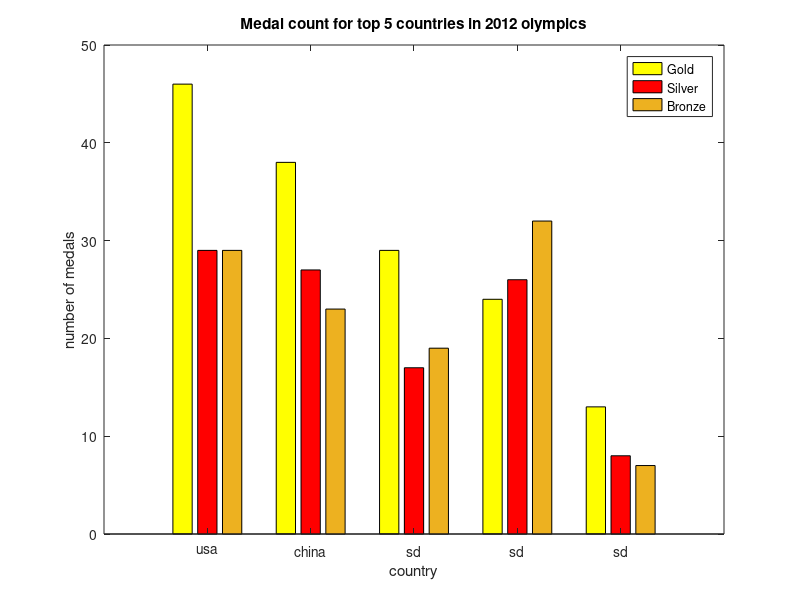

Here is the MATLAB script that generated this plot:
G=[46 38 29 24  13]; S=[29 27  17 26 8]; B=[29 23 19 32 7];
h=bar(1:5,[G',S',B']);
title('Medal count for top 5 countries in 2012 olympics');
ylabel('number of medals');xlabel('country');
set(gca,'XTickLabel',{'usa' 'china' 'sd' 'sd' 'sd'})
set(h(1),'FaceColor',[1 1 0]);
set(h(2),'FaceColor',[hex2dec('FF')/255 hex2dec('00')/255 hex2dec('00')/255])
legend('Gold','Silver','Bronze')